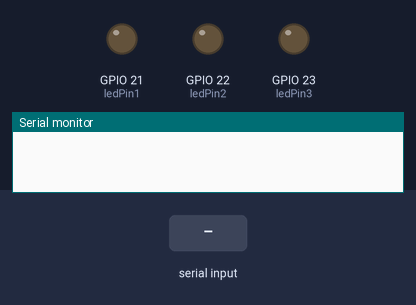
Bench run of a program on a simulated ESP32. Shown: output pins drawn as LEDs (lit = HIGH), the last lines printed to the serial monitor. The test bench sets the inputs (shaded band).

Above: at 1.2 s.
1.3 s: "Rock\n" received over Serial
At 2.5 s:
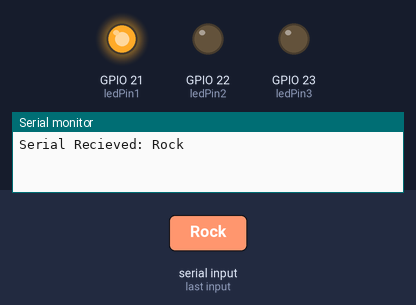
2.8 s: "Scissors\n" received over Serial
At 3.8 s:
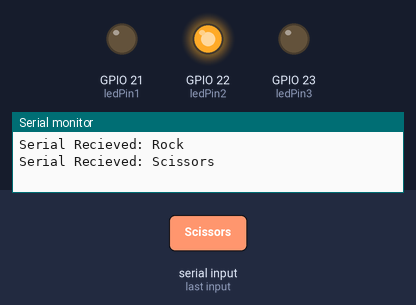
4.3 s: "Paper\n" received over Serial
At 4.9 s:
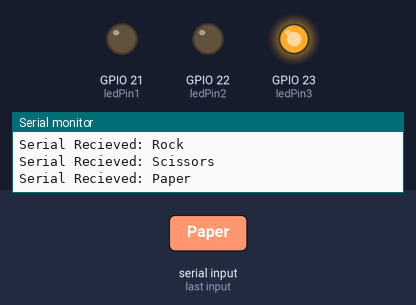
Timing chart, 0 to 7.3 s (numbered marks = the images above; inputs shaded):
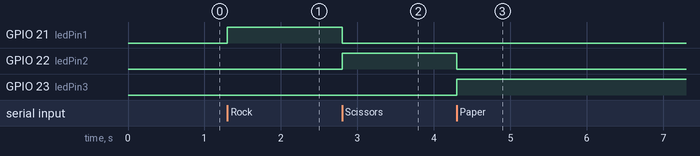

Measured:
- after the input at 1.3 s, GPIO 21 (ledPin1): LOW → HIGH at once
- after the input at 2.8 s, GPIO 21 (ledPin1): HIGH → LOW at once; GPIO 22 (ledPin2): LOW → HIGH at once
- after the input at 4.3 s, GPIO 22 (ledPin2): HIGH → LOW at once; GPIO 23 (ledPin3): LOW → HIGH at once

The program:

main.cpp
```cpp
#include <Arduino.h>

int ledPin1 = 21;
int ledPin2 = 22;
int ledPin3 = 23;
void resetFingers(){
  analogWrite (ledPin1, 0);
  analogWrite (ledPin2, 0);
  analogWrite (ledPin3, 0);
}

void showRock(){
  analogWrite (ledPin1, 255);
  analogWrite (ledPin2, 0);
  analogWrite (ledPin3, 0);
}
void showPaper(){
  analogWrite (ledPin1, 0);
  analogWrite (ledPin2, 0);
  analogWrite (ledPin3, 255);
}
void showScissors(){
  analogWrite (ledPin1, 0);
  analogWrite (ledPin2, 255);
  analogWrite (ledPin3, 0);
}

void classifyAndMoveHand(String instruction){
  if(instruction == "Rock"){
    showRock();
  }
  else if (instruction == "Scissors")
  {
    showScissors();
  }else if (instruction == "Paper")
  {
    showPaper();
  }
}

void setup() {
  Serial.begin(115200);
}

void loop() {


  if (Serial.available() > 0) {
    String incomingData = Serial.readStringUntil('\n');
    Serial.print("Serial Recieved: ");
    Serial.println(incomingData);
    classifyAndMoveHand(incomingData);
  }


}
```
